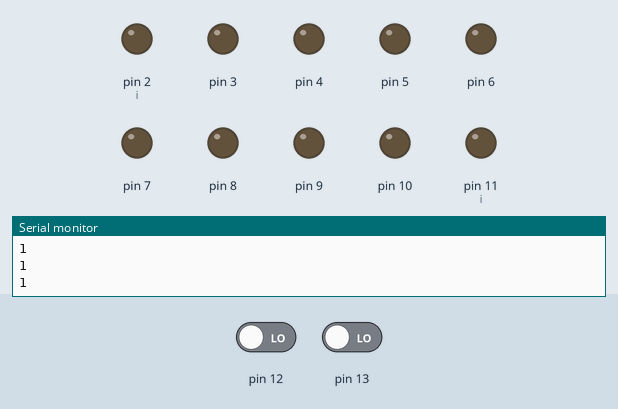
Recording of a sketch running on a simulated Arduino Uno, built with avr-gcc and run on an emulated ATmega328P. Parts: output pins drawn as LEDs (lit = HIGH), the last lines printed to the serial monitor. Inputs (shaded band) come from the test bench; at power-on: pin 12 LOW, pin 13 LOW.

Above: at 1.2 s.
1.3 s: pin 12 driven HIGH
At 1.7 s:
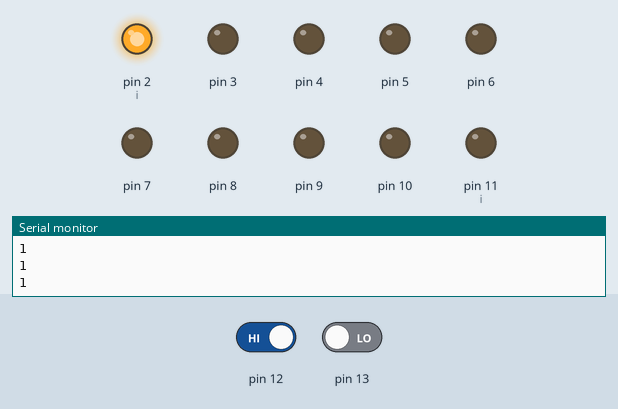
4.3 s: pin 12 driven LOW
At 5.0 s:
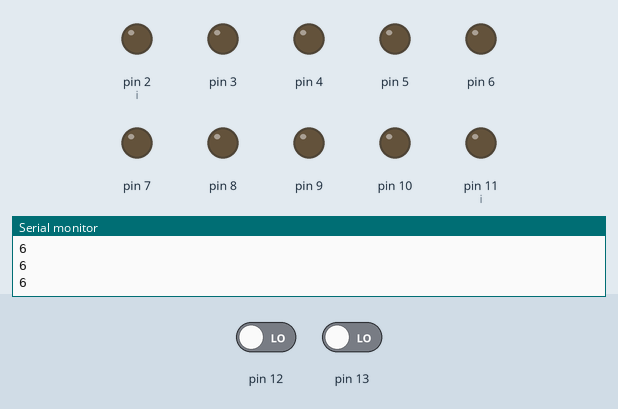
6.0 s: pin 13 driven HIGH
At 6.4 s:
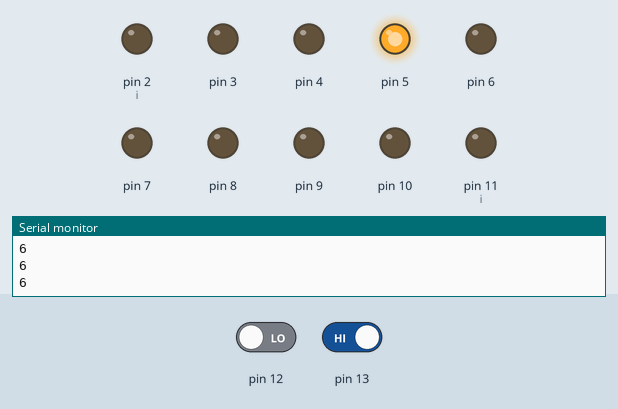
9.0 s: pin 13 driven LOW
At 9.8 s:
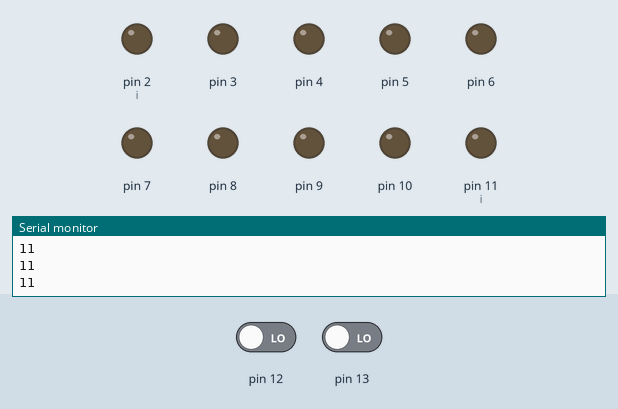
10.7 s: pin 13 driven HIGH
At 11.0 s:
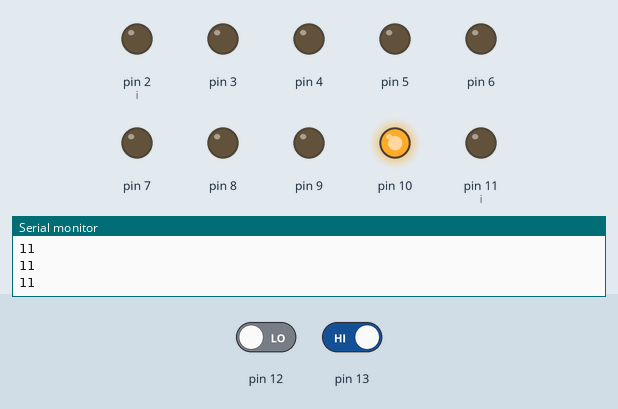
Timing chart, 0 to 14.7 s (numbered marks = the images above; inputs shaded):
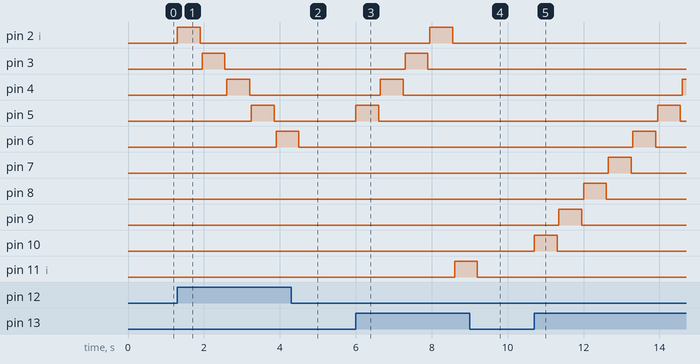

Measured:
- after the input at 1.3 s, pin 2 (i): LOW → HIGH at once, → LOW 0.60 s later; pin 3: LOW → HIGH after 0.65 s, → LOW 0.60 s later; pin 4: LOW → HIGH after 1.3 s, → LOW 0.60 s later; pin 5: LOW → HIGH after 2.0 s, → LOW 0.60 s later; pin 6: LOW → HIGH after 2.6 s
- after the input at 4.3 s, pin 7: stays LOW (without the input it goes to HIGH after 0.25 s); pin 8: stays LOW (without the input it goes to HIGH after 0.90 s); pin 9: stays LOW (without the input it goes to HIGH after 1.6 s)
- after the input at 6.0 s, pin 2 (i): LOW → HIGH after 2.0 s, → LOW 0.60 s later; pin 3: LOW → HIGH after 1.3 s, → LOW 0.60 s later; pin 4: LOW → HIGH after 0.65 s, → LOW 0.60 s later; pin 5: LOW → HIGH at once, → LOW 0.60 s later; pin 11 (i): LOW → HIGH after 2.6 s
- after the input at 9.0 s, pin 8: stays LOW (without the input it goes to HIGH after 1.6 s); pin 9: stays LOW (without the input it goes to HIGH after 0.90 s); pin 10: stays LOW (without the input it goes to HIGH after 0.25 s)
- after the input at 10.7 s, pin 4: LOW → HIGH after 3.9 s; pin 5: LOW → HIGH after 3.3 s, → LOW 0.60 s later; pin 6: LOW → HIGH after 2.6 s, → LOW 0.60 s later; pin 7: LOW → HIGH after 2.0 s, → LOW 0.60 s later; pin 8: LOW → HIGH after 1.3 s, → LOW 0.60 s later

The sketch:

Secuencia_de_Leds_ida_y_vuelta_con_2_Pulsadores.ino
```cpp
// C++ code
//
int i=1;
void setup()
{
  pinMode(2,OUTPUT);
  pinMode(3,OUTPUT);
  pinMode(4,OUTPUT);
  pinMode(5,OUTPUT);
  pinMode(6,OUTPUT);
  pinMode(7,OUTPUT);
  pinMode(8,OUTPUT);
  pinMode(9,OUTPUT);
  pinMode(10,OUTPUT);
  pinMode(11,OUTPUT);
  pinMode(12,INPUT);
  pinMode(13,INPUT);
  Serial.begin(9600);
}
void loop(){
  Serial.println(i);
  if(digitalRead(12)){
    i++;
    int e= i-1;
    if(i>11){
      i=2;
    };
    digitalWrite(e,LOW);
    digitalWrite(i,HIGH);
    delay(600);
    digitalWrite(i,LOW);
    delay(50);
      }
  if(digitalRead(13)){
    i--;
    int q= i+1;
    if(i<2){
      i=11;
    };
    digitalWrite(q,LOW);
    digitalWrite(i,HIGH);
    delay(600);
    digitalWrite(i,LOW);
    delay(50);
  }
}
```
